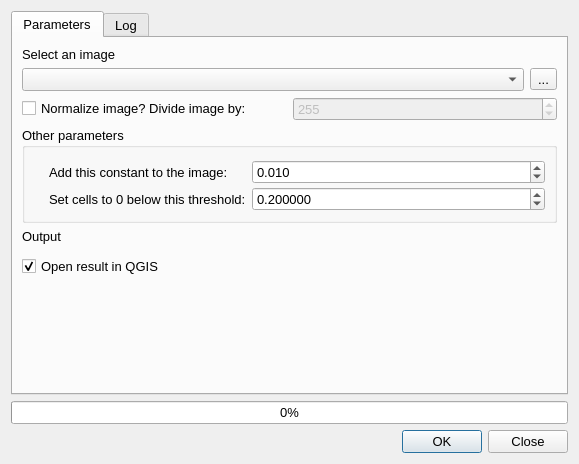
<?xml version="1.0" encoding="UTF-8"?>
<ui version="4.0">
 <class>QDialog</class>
 <widget class="QDialog" name="QDialog">
  <property name="geometry">
   <rect>
    <x>0</x>
    <y>0</y>
    <width>579</width>
    <height>464</height>
   </rect>
  </property>
  <property name="font">
   <font>
    <pointsize>10</pointsize>
   </font>
  </property>
  <property name="windowTitle">
   <string>My Plugin</string>
  </property>
  <property name="toolTip">
   <string/>
  </property>
  <property name="toolTipDuration">
   <number>-1</number>
  </property>
  <property name="statusTip">
   <string/>
  </property>
  <property name="whatsThis">
   <string/>
  </property>
  <property name="accessibleName">
   <string/>
  </property>
  <property name="accessibleDescription">
   <string/>
  </property>
  <property name="locale">
   <locale language="English" country="UnitedKingdom"/>
  </property>
  <property name="windowFilePath">
   <string/>
  </property>
  <property name="sizeGripEnabled">
   <bool>false</bool>
  </property>
  <property name="modal">
   <bool>false</bool>
  </property>
  <layout class="QVBoxLayout" name="verticalLayout">
   <property name="spacing">
    <number>6</number>
   </property>
   <item>
    <widget class="QScrollArea" name="scrollArea">
     <property name="styleSheet">
      <string notr="true"/>
     </property>
     <property name="frameShape">
      <enum>QFrame::NoFrame</enum>
     </property>
     <property name="frameShadow">
      <enum>QFrame::Sunken</enum>
     </property>
     <property name="widgetResizable">
      <bool>true</bool>
     </property>
     <widget class="QWidget" name="scrollAreaContent">
      <property name="geometry">
       <rect>
        <x>0</x>
        <y>0</y>
        <width>557</width>
        <height>371</height>
       </rect>
      </property>
      <layout class="QVBoxLayout" name="verticalLayout_2">
       <property name="spacing">
        <number>0</number>
       </property>
       <property name="leftMargin">
        <number>0</number>
       </property>
       <property name="topMargin">
        <number>0</number>
       </property>
       <property name="rightMargin">
        <number>0</number>
       </property>
       <property name="bottomMargin">
        <number>0</number>
       </property>
       <item>
        <widget class="QTabWidget" name="tabWidget">
         <property name="font">
          <font>
           <pointsize>10</pointsize>
          </font>
         </property>
         <property name="currentIndex">
          <number>0</number>
         </property>
         <widget class="QWidget" name="tab">
          <attribute name="title">
           <string>Parameters</string>
          </attribute>
          <layout class="QVBoxLayout" name="verticalLayout_3">
           <item>
            <widget class="QLabel" name="label_3">
             <property name="font">
              <font>
               <pointsize>10</pointsize>
              </font>
             </property>
             <property name="text">
              <string>Select an image</string>
             </property>
            </widget>
           </item>
           <item>
            <layout class="QHBoxLayout" name="horizontalLayout_3">
             <item>
              <widget class="QgsMapLayerComboBox" name="imageDropDown">
               <property name="font">
                <font>
                 <pointsize>10</pointsize>
                </font>
               </property>
               <property name="allowEmptyLayer" stdset="0">
                <bool>true</bool>
               </property>
              </widget>
             </item>
             <item>
              <widget class="QToolButton" name="imageButton">
               <property name="text">
                <string>...</string>
               </property>
              </widget>
             </item>
            </layout>
           </item>
           <item>
            <layout class="QHBoxLayout" name="horizontalLayout">
             <item>
              <widget class="QCheckBox" name="normalizationCheckBox">
               <property name="text">
                <string>Normalize image? Divide image by:</string>
               </property>
               <property name="checked">
                <bool>false</bool>
               </property>
              </widget>
             </item>
             <item>
              <widget class="QSpinBox" name="normalizationSpinBox">
               <property name="enabled">
                <bool>false</bool>
               </property>
               <property name="minimum">
                <number>1</number>
               </property>
               <property name="maximum">
                <number>1000000</number>
               </property>
               <property name="singleStep">
                <number>5</number>
               </property>
               <property name="value">
                <number>255</number>
               </property>
              </widget>
             </item>
            </layout>
           </item>
           <item>
            <widget class="QgsCollapsibleGroupBox" name="mGroupBox">
             <property name="enabled">
              <bool>true</bool>
             </property>
             <property name="font">
              <font>
               <pointsize>10</pointsize>
              </font>
             </property>
             <property name="title">
              <string>Other parameters</string>
             </property>
             <property name="checkable">
              <bool>false</bool>
             </property>
             <property name="checked">
              <bool>false</bool>
             </property>
             <property name="collapsed" stdset="0">
              <bool>true</bool>
             </property>
             <property name="saveCollapsedState" stdset="0">
              <bool>true</bool>
             </property>
             <layout class="QFormLayout" name="formLayout">
              <property name="horizontalSpacing">
               <number>6</number>
              </property>
              <property name="verticalSpacing">
               <number>3</number>
              </property>
              <property name="leftMargin">
               <number>24</number>
              </property>
              <property name="topMargin">
               <number>12</number>
              </property>
              <property name="rightMargin">
               <number>9</number>
              </property>
              <item row="0" column="0">
               <widget class="QLabel" name="label_6">
                <property name="font">
                 <font>
                  <pointsize>10</pointsize>
                 </font>
                </property>
                <property name="text">
                 <string>Add this constant to the image:</string>
                </property>
               </widget>
              </item>
              <item row="4" column="0">
               <widget class="QLabel" name="label_5">
                <property name="font">
                 <font>
                  <pointsize>10</pointsize>
                 </font>
                </property>
                <property name="text">
                 <string>Set cells to 0 below this threshold:</string>
                </property>
               </widget>
              </item>
              <item row="4" column="1">
               <widget class="QDoubleSpinBox" name="thresholdSpinBox">
                <property name="font">
                 <font>
                  <pointsize>10</pointsize>
                 </font>
                </property>
                <property name="decimals">
                 <number>6</number>
                </property>
                <property name="minimum">
                 <double>0.000001000000000</double>
                </property>
                <property name="maximum">
                 <double>1000000.000000000000000</double>
                </property>
                <property name="singleStep">
                 <double>0.000500000000000</double>
                </property>
                <property name="value">
                 <double>0.200000000000000</double>
                </property>
               </widget>
              </item>
              <item row="0" column="1">
               <widget class="QDoubleSpinBox" name="constantSpinBox">
                <property name="font">
                 <font>
                  <pointsize>10</pointsize>
                 </font>
                </property>
                <property name="decimals">
                 <number>3</number>
                </property>
                <property name="minimum">
                 <double>0.001000000000000</double>
                </property>
                <property name="maximum">
                 <double>1000000.000000000000000</double>
                </property>
                <property name="singleStep">
                 <double>0.100000000000000</double>
                </property>
                <property name="value">
                 <double>0.010000000000000</double>
                </property>
               </widget>
              </item>
             </layout>
            </widget>
           </item>
           <item>
            <widget class="QLabel" name="label_2">
             <property name="font">
              <font>
               <pointsize>10</pointsize>
              </font>
             </property>
             <property name="text">
              <string>Output</string>
             </property>
            </widget>
           </item>
           <item>
            <widget class="QgsFileWidget" name="outputFileWidget" native="true">
             <property name="filter" stdset="0">
              <string/>
             </property>
            </widget>
           </item>
           <item>
            <widget class="QCheckBox" name="openCheckBox">
             <property name="font">
              <font>
               <pointsize>10</pointsize>
              </font>
             </property>
             <property name="text">
              <string>Open result in QGIS</string>
             </property>
             <property name="checked">
              <bool>true</bool>
             </property>
            </widget>
           </item>
           <item>
            <spacer name="verticalSpacer">
             <property name="orientation">
              <enum>Qt::Vertical</enum>
             </property>
             <property name="sizeHint" stdset="0">
              <size>
               <width>20</width>
               <height>40</height>
              </size>
             </property>
            </spacer>
           </item>
          </layout>
         </widget>
         <widget class="QWidget" name="tab_log">
          <attribute name="title">
           <string>Log</string>
          </attribute>
          <layout class="QVBoxLayout" name="verticalLayout_4">
           <item>
            <widget class="QTextBrowser" name="logBrowser"/>
           </item>
          </layout>
         </widget>
        </widget>
       </item>
      </layout>
     </widget>
    </widget>
   </item>
   <item>
    <widget class="QProgressBar" name="progressBar">
     <property name="value">
      <number>0</number>
     </property>
    </widget>
   </item>
   <item>
    <widget class="QDialogButtonBox" name="OKClose">
     <property name="standardButtons">
      <set>QDialogButtonBox::Close|QDialogButtonBox::Ok</set>
     </property>
    </widget>
   </item>
  </layout>
  <action name="imageAction">
   <property name="icon">
    <iconset>
     <normaloff>:/images/themes/default/mActionAddRasterLayer.svg</normaloff>:/images/themes/default/mActionAddRasterLayer.svg</iconset>
   </property>
   <property name="text">
    <string>...</string>
   </property>
   <property name="iconText">
    <string>Browse</string>
   </property>
   <property name="toolTip">
    <string>Browse for a raster layer</string>
   </property>
  </action>
 </widget>
 <customwidgets>
  <customwidget>
   <class>QgsCollapsibleGroupBox</class>
   <extends>QGroupBox</extends>
   <header>qgscollapsiblegroupbox.h</header>
   <container>1</container>
  </customwidget>
  <customwidget>
   <class>QgsFileWidget</class>
   <extends>QWidget</extends>
   <header>qgsfilewidget.h</header>
  </customwidget>
  <customwidget>
   <class>QgsMapLayerComboBox</class>
   <extends>QComboBox</extends>
   <header>qgsmaplayercombobox.h</header>
  </customwidget>
 </customwidgets>
 <resources/>
 <connections/>
</ui>
